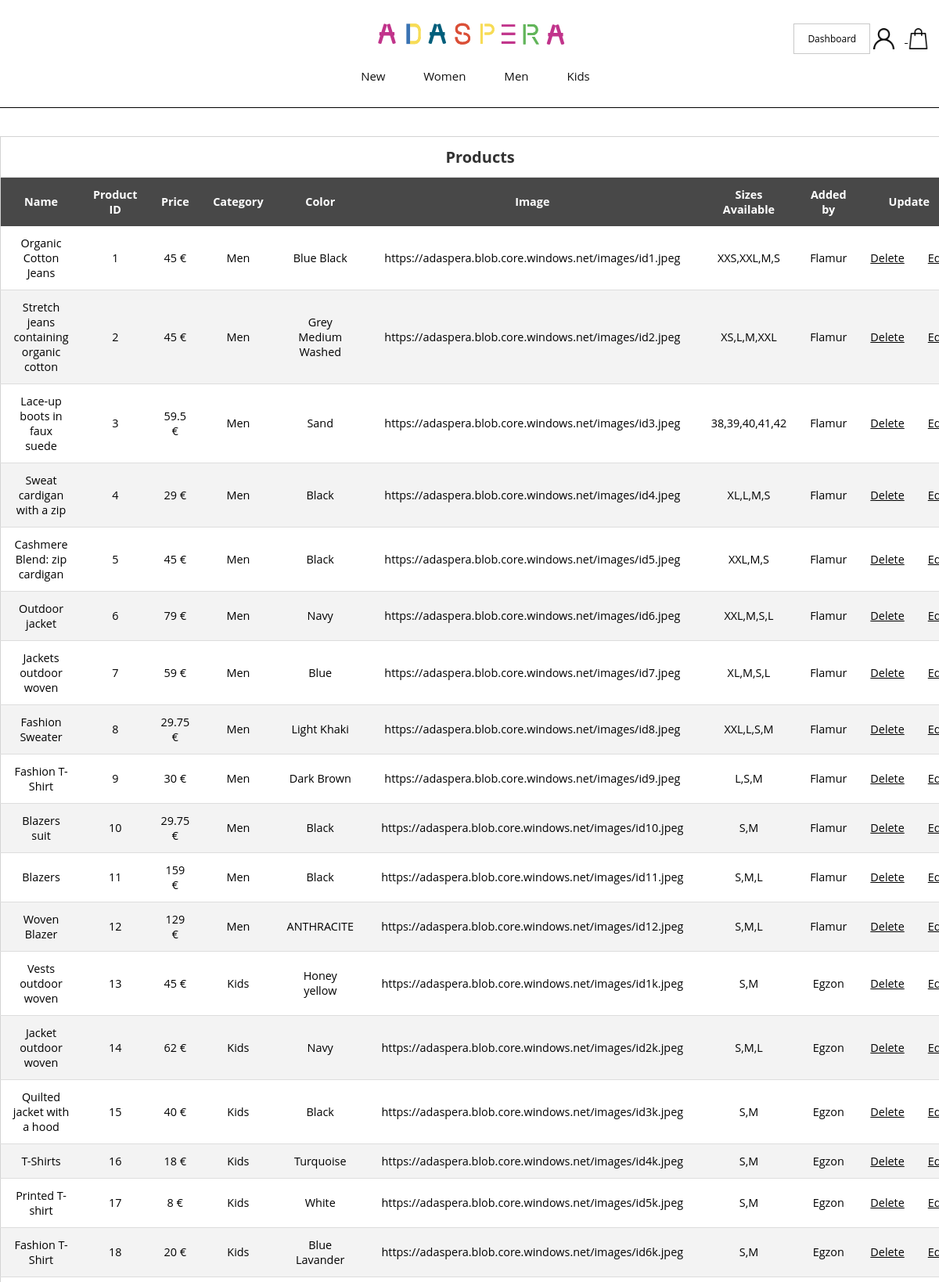
Page /views/dashboard.php?action=view-products (signed in, upper part) on the committed database.
### tables this page shows
CREATE TABLE `products` (
  `product_id` varchar(20) NOT NULL,
  `name` varchar(255) NOT NULL,
  `price` float NOT NULL,
  `category` varchar(255) DEFAULT NULL,
  `image` varchar(255) NOT NULL,
  `admin_id` int(11) NOT NULL,
  `color` varchar(255) NOT NULL,
  `sizes_available` varchar(255) DEFAULT NULL,
  `time_created` timestamp NOT NULL DEFAULT current_timestamp() ON UPDATE current_timestamp()
);

### businessLogic/Database.php (called while the page is built, shortened)
<?php
class DatabaseConfig {
    private $connection;
    private $host = "localhost";
    private $dbname = "adaspera";
    protected function getConnection(){
        return $this->connection;
    }
    private function createConnection(){
        try {
            $this->connection = new PDO("mysql:host=$this->host;dbname=$this->dbname", "root","root" );
        } catch (PDOException $e) {
            print "Error!: " . $e->getMessage() . "<br/>";
            die();
        }
    }
}

### businessLogic/ProductMapper.php (called while the page is built, shortened)
<?php
require_once "Database.php";
class ProductMapper extends DatabaseConfig {
    private $connection;
    public function __construct(){
        $this->connection = $this->getConnection();
    }
    public function getAllProducts(){
        $this->query = "select * from products";
        $statement = $this->connection->prepare($this->query);
        $statement->execute();
        $result = $statement->fetchAll(PDO::FETCH_ASSOC);
        return $result;
    }
}

### businessLogic/UserMapper.php (called while the page is built, shortened)
<?php
require_once "Database.php";
class UserMapper extends DatabaseConfig {
    private $connection;
    public function __construct(){
        $this->connection = $this->getConnection();
    }
    public function getUserByEmail($email){
        $this->query = "select * from users where email=:email";
        $statement = $this->connection->prepare($this->query);
        $statement->bindParam(":email", $email);
        $statement->execute();
        $result = $statement->fetch(PDO::FETCH_ASSOC);
        return $result;
    }
    public function getAllUsers(){
        $this->query = "select * from users";
        $statement = $this->connection->prepare($this->query);
        $statement->execute();
        $result = $statement->fetchAll(PDO::FETCH_ASSOC);
        return $result;
    }
}

### views/dashboard.php (the view, shortened to what this page needs)
<?php
    include '../components/header.php';
    include_once '../businessLogic/UserMapper.php';
    include_once '../businessLogic/ProductMapper.php';
    if(!isset($_SESSION['is_logged_in']) || $_SESSION['role'] == 0){
        header("Location: index.php");
    }
    else if (isset($_SESSION['is_logged_in']) && $_SESSION['role'] == 1){
        $mapper =  new UserMapper();
        $userList = $mapper->getAllUsers();
        $user = $mapper->getUserByEmail($_SESSION['email']);
        $pmapper = new ProductMapper();
        $productList = $pmapper->getAllProducts();
        $sliderImg = $pmapper->getSliderImages();
    ?>
<main id='main'>
    <?php if(isset($_GET['action']) == false){?>
    <div class="dashboard-container">
        <div class="dashboard-panel wrapper">
            <div class="greet">
                <h3>Welcome to the administrator panel, <?= $user['first_name']?></h3>
            </div>
            <div class="square">
                <img src="../images/icons/plus-sign.svg" alt="">
                <a href="dashboard.php?action=add-product">Add Product</a>
            </div>
            <div class="square">
                <img src="../images/icons/box.svg" alt="">
                <a href="dashboard.php?action=view-products">All Products</a>
            </div>
            <div class="square">
                <img src="../images/icons/users.svg" alt="">
                <a href="dashboard.php?action=view-users">All Users</a>
            </div>
            <div class="square">
                <img src="../images/icons/photo.svg" alt="">
                <a href="dashboard.php?action=add-slider-images">Add Slider images</a>
            </div>
        </div>
    </div>
    <?php } else if (isset($_GET['action']) && $_GET['action'] == 'view-products'){ ?>
    <div class="db-container">
        <table class="db-table">
            <thead>
                <tr>
                    <th colspan="10" style="font-size: 20px;">Products</th>
                </tr>
                <tr>
                    <th>Name</th>
                    <th>Product ID</th>
                    <th>Price</th>
                    <th>Category</th>
                    <th>Color</th>
                    <th>Image</th>
                    <th>Sizes Available</th>
                    <th>Added by</th>
                    <th colspan="2">Update</th>
                </tr>
            </thead>
            <tbody>
                <?php foreach($productList as $product){
                            for($i =0; $i < count($userList); $i++){
                                if($product['admin_id'] == $userList[$i]['id']){
                                    $product["admin_id"] = $userList[$i]['first_name'];
                                }
                            }
                        ?>
                <tr>
                    <td>
                        <?php echo $product['name']; ?>
                    </td>
                    <td>
                        <?php echo $product['product_id']; ?>
                    </td>
                    <td>
                        <?php echo $product['price']; ?> &euro;
                    </td>
                    <td>
                        <?php echo $product['category']; ?>
                    </td>
                    <td>
                        <?php echo $product['color']; ?>
                    </td>
                    <td>
                        <?php echo $product['image']; ?>
                    </td>
                    <td>
                        <?php echo $product['sizes_available']; ?>
                    </td>
                    <td>
                        <?php echo $product['admin_id']; ?>
                    </td>
                    <td>
                        <a href="<?php echo "../businessLogic/Modifications.php?action=delete-product&product_id=".$product['product_id']; ?>"
                            onclick="return confirm('Are you sure you want to delete this product?');">Delete
                        </a>
                    </td>
                    <td>
                        <a
                            href="<?php echo "../businessLogic/Modifications.php?action=edit-product&product_id=".$product['product_id']; ?>">Edit
                        </a>
                    </td>
                </tr>
                <?php } ?>
            </tbody>
        </table>
    </div>
    <?php } else if (isset($_GET['action']) && $_GET['action'] == 'add-product'){
            if(isset($_GET['upload']) && $_GET['upload'] == 'success'){
                echo '<script>alert("The product was successfully added.")</script>';
            }
            else if (isset($_GET['upload']) && $_GET['upload'] == 'error'){
                echo '<script>alert("The product could not be added.")</script>';
            }?>
    <div class="edit-product-main">
        <form method="POST" action="../businessLogic/Upload.php" class="edit-product-card">
            <h2>Add Product</h2>
            <hr class="divider">
            <a>Product Name</a>
            <input type="text" name="name" value="" required>
            <a>Product ID</a>
            <input type="text" name="product_id" value="">
            <a>Price</a>
            <input type="number" step="any" name="price" value="" required>
            <a>Category</a>
            <textarea name="category" value="" required></textarea>
            <a>Image</a>
            <input type="text" name="image" value="" required>
            <a>Color</a>
            <input type="text" name="color" value="" required>
            <a>Sizes Available</a>
            <input type="text" name="sizes_available" value="" required>
            <input class="button" type="submit" style=" background: black;color: #ffff;" name="add-product-btn"
                value="Add Product">
            <a href="dashboard.php">Cancel</a>
        </form>
    </div>
    <?php } else if(isset($_GET['action']) && $_GET['action'] == 'view-users') { ?>
    <div class="db-container">
        <table class="db-table">
            <thead>
                <tr>
                    <th colspan="10">Users</th>
                </tr>
                <tr class="users-email-col">
                    <th>First Name</th>
                    <th>Last Name</th>
                    <th>Email</th>
                    <th colspan="3">Options</th>
                </tr>
            </thead>
            <tbody>
                <?php foreach($userList as $user){ ?>
                <tr class="users-email-col">
                    <td>
                        <?php echo $user['first_name']; ?>
                    </td>
                    <td>
                        <?php echo $user['last_name']; ?>
                    </td>
                    <td>
                        <?php echo $user['email']; ?>
                    </td>
                    <td><a href="<?php echo "../businessLogic/modifications.php?action=delete-user&user-id=".$user['id']; ?>"
                            onclick="return confirm('Are you sure you want to delete this user?');">Delete</a></td>
                    <?php if($user['is_admin'] == 1) {?>
                    <td><a href="<?php echo "../businessLogic/modifications.php?action=remove-admin&user-id=".$user['id']; ?>"
                            onclick="return confirm('Are you sure you want to demote this user?');">Remove Admin</a>
                    </td>
                    <?php } else { ?>
                    <td><a href="<?php echo "../businessLogic/modifications.php?action=make-admin&user-id=".$user['id']; ?>"
                            onclick="return confirm('Are you sure you want to promote this user to admin?');">Promote to
                            admin</a></td>
                    <?php } ?>
                    <td><a
                            href="<?php echo "../businessLogic/modifications.php?action=edit-user&user-id=".$user['id']; ?>">Edit</a>
                    </td>
                </tr>
                <?php } ?>
            </tbody>
        </table>
    </div>
    <?php } else if (isset($_GET['action']) && $_GET['action'] == 'add-slider-images'){
        if(isset($_GET['upload']) && $_GET['upload'] == 'success'){
            echo '<script>alert("Photo has been added succesfully to the slider")</script>';
        }?>
    <div class="edit-product-main">
        <form method="POST" action="../businessLogic/Upload.php" class="edit-product-card">
            <a>Image ID</a>
            <input type="text" name="image_id" value="" required>
            <a>Image Link</a>
            <input type="text" name="image" value="">
            <input class="button" type="submit" name="add-slider-img" value="Add photo">
            <a href="dashboard.php">Cancel</a>
        </form>
    </div>
    <div class="db-container">
        <table class="db-table">
            <thead>
                <tr>
                    <th colspan="3">Slider Images</th>
                </tr>
                <tr>
                    <th>Image</th>
                    <th>Options</th>
                </tr>
            </thead>
            <tbody>
                <?php foreach($sliderImg as $img){ ?>
                <tr>
                    <td>
                        <img style="max-width: 100%;" src="<?php echo $img['image']; ?>" alt="">
                    </td>
                    <td><a href="<?php echo "../businessLogic/modifications.php?action=delete-slider-img&img-id=".$img['id']; ?>"
                            onclick="return confirm('Are you sure you want to delete this photo?');">Delete</a></td>
                </tr>
                <?php } ?>
            </tbody>
        </table>
    </div>
    <?php } ?>
    <?php } else {
        echo "Error 404";
} include '../components/footer.php'; ?>

### rows in the picture
products: name "Organic Cotton Jeans", product_id "1", price "45", category "Men", color "Blue Black", image "https://adaspera.blob.core.windows.net/images/id1.jpeg", sizes_available "XXS,XXL,M,S", admin_id "Flamur"
products: name "Stretch jeans containing organic cotton", product_id "2", price "45", category "Men", color "Grey Medium Washed", image "https://adaspera.blob.core.windows.net/images/id2.jpeg", sizes_available "XS,L,M,XXL", admin_id "Flamur"
products: name "Lace-up boots in faux suede", product_id "3", price "59.5", category "Men", color "Sand", image "https://adaspera.blob.core.windows.net/images/id3.jpeg", sizes_available "38,39,40,41,42", admin_id "Flamur"
products: name "Sweat cardigan with a zip", product_id "4", price "29", category "Men", color "Black", image "https://adaspera.blob.core.windows.net/images/id4.jpeg", sizes_available "XL,L,M,S", admin_id "Flamur"
products: name "Cashmere Blend: zip cardigan", product_id "5", price "45", category "Men", color "Black", image "https://adaspera.blob.core.windows.net/images/id5.jpeg", sizes_available "XXL,M,S", admin_id "Flamur"
products: name "Outdoor jacket", product_id "6", price "79", category "Men", color "Navy", image "https://adaspera.blob.core.windows.net/images/id6.jpeg", sizes_available "XXL,M,S,L", admin_id "Flamur"
products: name "Jackets outdoor woven", product_id "7", price "59", category "Men", color "Blue", image "https://adaspera.blob.core.windows.net/images/id7.jpeg", sizes_available "XL,M,S,L", admin_id "Flamur"
products: name "Fashion Sweater", product_id "8", price "29.75", category "Men", color "Light Khaki", image "https://adaspera.blob.core.windows.net/images/id8.jpeg", sizes_available "XXL,L,S,M", admin_id "Flamur"
products: name "Fashion T-Shirt", product_id "9", price "30", category "Men", color "Dark Brown", image "https://adaspera.blob.core.windows.net/images/id9.jpeg", sizes_available "L,S,M", admin_id "Flamur"
products: name "Blazers suit", product_id "10", price "29.75", category "Men", color "Black", image "https://adaspera.blob.core.windows.net/images/id10.jpeg", sizes_available "S,M", admin_id "Flamur"
products: name "Blazers", product_id "11", price "159", category "Men", color "Black", image "https://adaspera.blob.core.windows.net/images/id11.jpeg", sizes_available "S,M,L", admin_id "Flamur"
products: name "Woven Blazer", product_id "12", price "129", category "Men", color "ANTHRACITE", image "https://adaspera.blob.core.windows.net/images/id12.jpeg", sizes_available "S,M,L", admin_id "Flamur"
products: name "Vests outdoor woven", product_id "13", price "45", category "Kids", color "Honey yellow", image "https://adaspera.blob.core.windows.net/images/id1k.jpeg", sizes_available "S,M", admin_id "Egzon"
products: name "Jacket outdoor woven", product_id "14", price "62", category "Kids", color "Navy", image "https://adaspera.blob.core.windows.net/images/id2k.jpeg", sizes_available "S,M,L", admin_id "Egzon"
products: name "Quilted jacket with a hood", product_id "15", price "40", category "Kids", color "Black", image "https://adaspera.blob.core.windows.net/images/id3k.jpeg", sizes_available "S,M", admin_id "Egzon"
products: name "T-Shirts", product_id "16", price "18", category "Kids", color "Turquoise", image "https://adaspera.blob.core.windows.net/images/id4k.jpeg", sizes_available "S,M", admin_id "Egzon"
products: name "Printed T-shirt", product_id "17", price "8", category "Kids", color "White", image "https://adaspera.blob.core.windows.net/images/id5k.jpeg", sizes_available "S,M", admin_id "Egzon"
products: name "Fashion T-Shirt", product_id "18", price "20", category "Kids", color "Blue Lavander", image "https://adaspera.blob.core.windows.net/images/id6k.jpeg", sizes_available "S,M", admin_id "Egzon"
